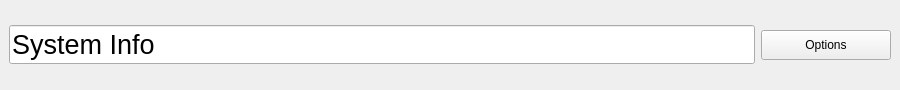
<?xml version="1.0" encoding="UTF-8"?>
<ui version="4.0">
 <class>SystemInfoDockWidget</class>
 <widget class="QDockWidget" name="SystemInfoDockWidget">
  <property name="geometry">
   <rect>
    <x>0</x>
    <y>0</y>
    <width>900</width>
    <height>90</height>
   </rect>
  </property>
  <property name="minimumSize">
   <size>
    <width>900</width>
    <height>90</height>
   </size>
  </property>
  <property name="maximumSize">
   <size>
    <width>524287</width>
    <height>90</height>
   </size>
  </property>
  <property name="features">
   <set>QDockWidget::NoDockWidgetFeatures</set>
  </property>
  <property name="allowedAreas">
   <set>Qt::TopDockWidgetArea</set>
  </property>
  <property name="windowTitle">
   <string/>
  </property>
  <widget class="QWidget" name="dockWidgetContents">
   <layout class="QHBoxLayout" name="horizontalLayout">
    <item>
     <widget class="QLineEdit" name="lineEdit">
      <property name="font">
       <font>
        <pointsize>20</pointsize>
       </font>
      </property>
      <property name="text">
       <string>System Info</string>
      </property>
      <property name="readOnly">
       <bool>true</bool>
      </property>
     </widget>
    </item>
    <item>
     <widget class="QPushButton" name="buttonOptions">
      <property name="minimumSize">
       <size>
        <width>130</width>
        <height>30</height>
       </size>
      </property>
      <property name="maximumSize">
       <size>
        <width>130</width>
        <height>30</height>
       </size>
      </property>
      <property name="text">
       <string>Options</string>
      </property>
      <property name="icon">
       <iconset resource="../../resources.qrc">
        <normaloff>:/Icons/Icons/configuration21.png</normaloff>:/Icons/Icons/configuration21.png</iconset>
      </property>
     </widget>
    </item>
   </layout>
  </widget>
 </widget>
 <resources>
  <include location="../../resources.qrc"/>
 </resources>
 <connections/>
</ui>
